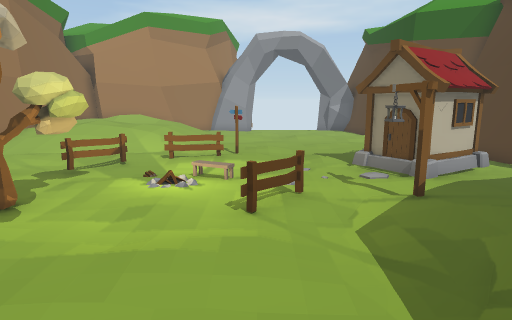
View 1 (above)

14 first-person views from a walk through a Unity game level. The camera is 1.2 m above the floor, tilts 10° down and sees 75° across. The floor is counted in squares, 1 m on a side. Each view is taken from the middle of a square. On the plan, view 1 faces up. The plan holds only what a view shows up to about 14 squares ahead; the rest is blank. The place goes on beyond the plan. The player character is not drawn. Some animated figures are left out.

View 2
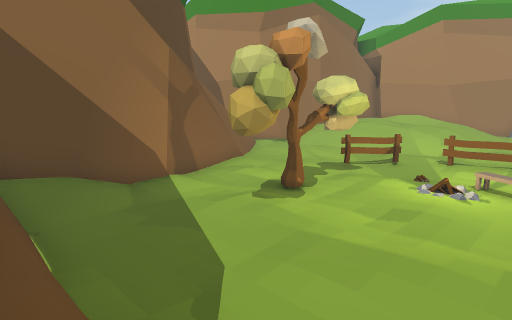

View 3
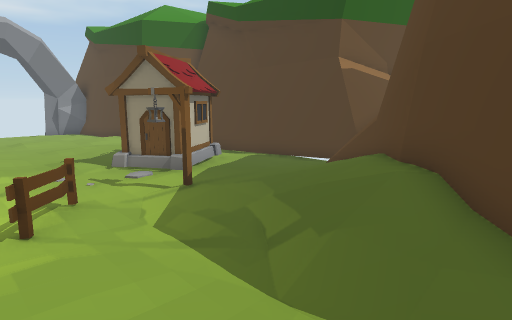

View 4
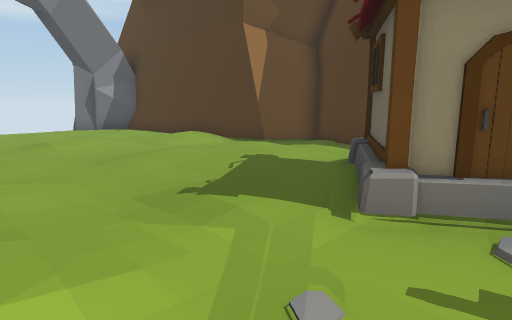

View 5
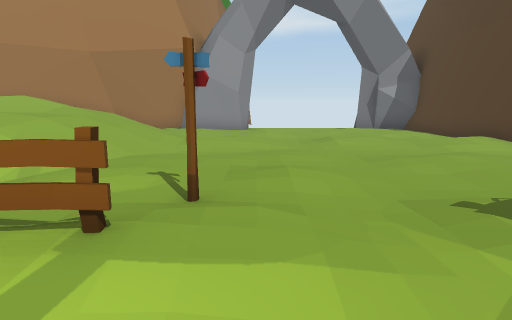

View 6
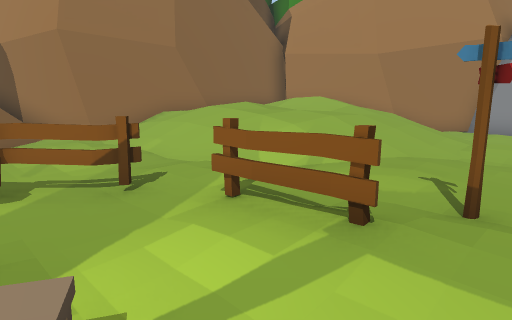

View 7
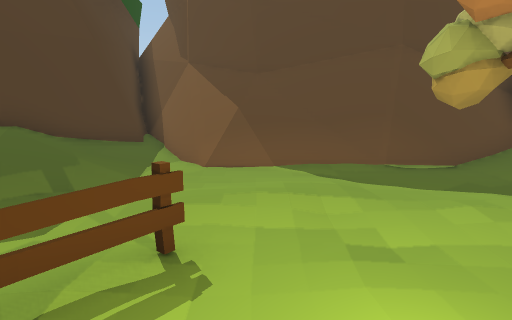

View 8
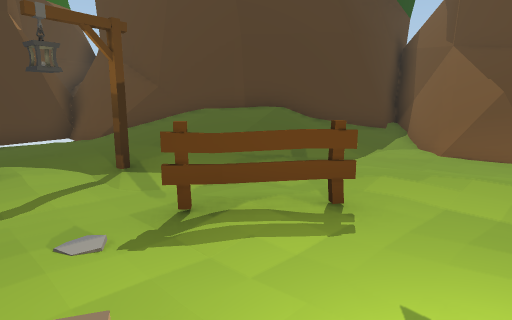

View 9
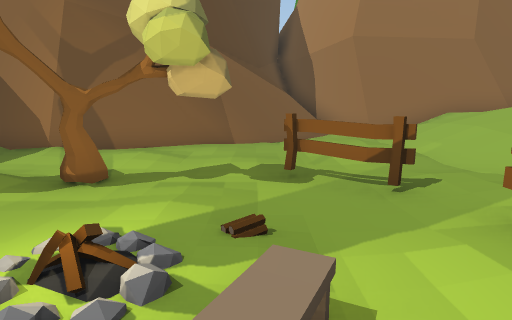

View 10
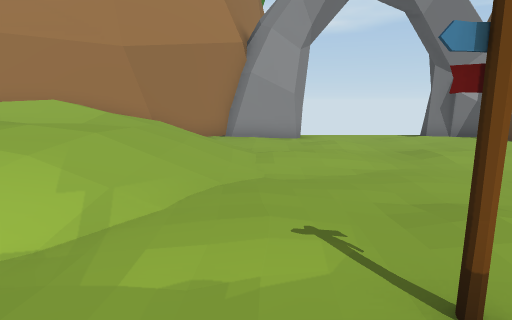

View 11
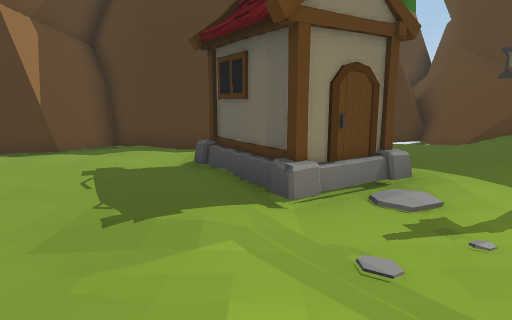

View 12
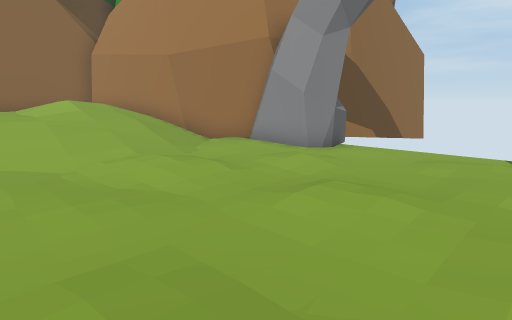

View 13
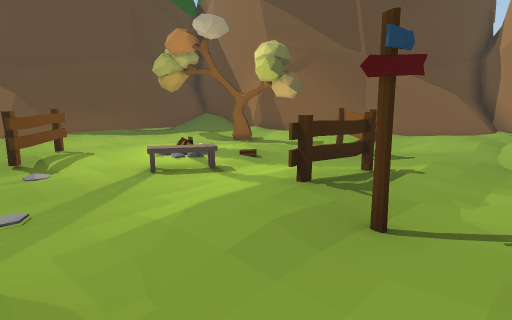

View 14
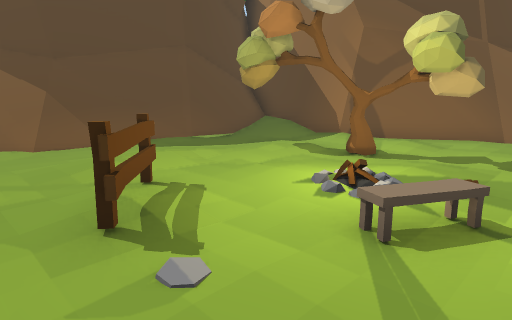

### Floor plan
Key: @ floor where view 1 was taken; # wall or solid block; . main floor; : floor 0.25 m higher than the main floor; - floor 0.25 m lower than the main floor; + floor 0.75 m higher than the main floor; * floor 1.25 m higher than the main floor; / step, stairs or slope; = window, fence, low wall or low ledge; F fence; H house; T tree; I fireplace; L lantern.
Columns run from 13 left of view 1 to 10 right of it. Each row starts with its distance up from view 1.
 25             #
 24             ##.--##
 23          ####..-..##
 22        ###.....-...##
 21     ####//.....--..##
 20    ##  ////....-....#
 19    #   /////..-.....#
 18    # ///////........#
 17    # ++++///...---..##
 16   ##  /++//....-.....##
 15   ##+//+///....-......#
 14   #///////.....--....##
 13  ##//////......-.....##
 12 ##../..-..FF#...../H ##
 11 # .....-FF.......HHH .#
 10 #*=/.---F--..---/H.HH-#
  9 #=#=--..T.///..-/HH-..#
  8 #####..-T..I...-L.....##
  7    ##...T-....F-/.....-#
  6     ##..T-...F../:://.=#
  5      #.-......-//://=###
  4      #.-.T......////###
  3      #/---....--///##
  2      #/.------.///##
  1      #===/////.//##
  0      #####=//@=/##
 -1          ###//=/#
 -2           ###/#=#
 -3             #####

Positions as (right, up) in squares from view 1, and headings:
1: (0, 0), facing up
2: (0, 0), facing up-left
3: (-1, 0), facing up-right
4: (0, 9), facing up-right
5: (0, 9), facing up
6: (0, 9), facing up-left
7: (-1, 9), facing down
8: (-2, 9), facing down-right
9: (0, 9), facing left
10: (-2, 11), facing up
11: (-1, 11), facing right
12: (5, 15), facing up-left
13: (2, 14), facing down-left
14: (2, 10), facing down-left
